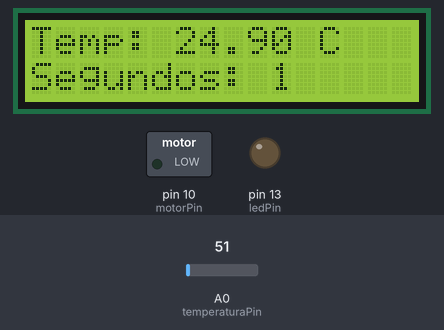
Recording of a sketch running on a simulated Arduino Uno, built with avr-gcc and run on an emulated ATmega328P. On the bench: 16×2 character LCD, switched loads named in the sketch (green lamp = pin HIGH), output pins drawn as LEDs (lit = HIGH). Dashed ring = blinking. The inputs (shaded band) are chosen by the test bench; at power-on: A0 (temperaturaPin) = 51.

Above: at 1.2 s.
1.3 s: A0 (temperaturaPin) set to 25
At 2.8 s:
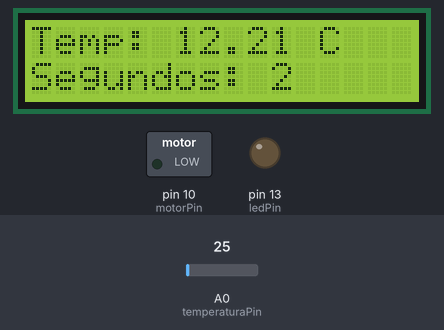
4.5 s: A0 (temperaturaPin) set to 22
At 5.8 s:
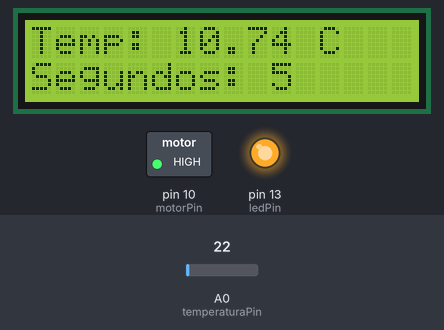
8.6 s: A0 (temperaturaPin) set to 15
At 10.8 s:
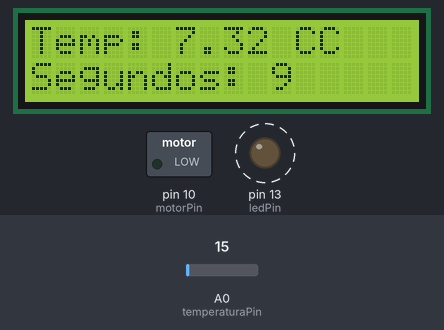
Timing chart, 0 to 18.7 s (numbered marks = the images above; inputs shaded):
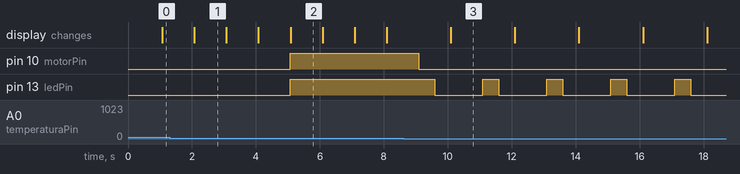

Measured:
- the behaviour switches between 23 and 22 on A0 (temperaturaPin) (found by bisection; images 1 and 2)
- after the input at 4.5 s, pin 10 (motorPin), pin 13 (ledPin): LOW → HIGH after 0.58 s
- after the input at 8.6 s, pin 10 (motorPin): HIGH → LOW after 0.49 s; pin 13 (ledPin): alternates HIGH for 0.50 s and LOW for 1.5 s, starting after 0.99 s; the display: changes after 1.5 s (image 3)
- what the display in image 1 shows lasts 1.0 s, from 2.1 s to 3.1 s

The sketch:

rutinas_arduino.ino
```cpp
#include <LiquidCrystal.h>

const int ledPin = 13;
const int motorPin = 10;
const int temperaturaPin = A0;

int segundos = 0;
float temperaturaC = 0.0;
LiquidCrystal lcd(12, 11, 5, 4, 3, 2);

void setup() {
  lcd.begin(16, 2);
  lcd.print("Temp: ");
  pinMode(ledPin, OUTPUT);
  pinMode(motorPin, OUTPUT);
}

void loop() {
  int lecturaTemperatura = analogRead(temperaturaPin);
  temperaturaC = (lecturaTemperatura * 5.0 * 100.0) / 1024.0;

  if (temperaturaC <= 10.0) {
    digitalWrite(ledPin, HIGH);
    digitalWrite(motorPin, LOW);
    delay(500);
    digitalWrite(ledPin, LOW);
    delay(500);
  } else if (temperaturaC >= 11.0 && temperaturaC <= 25.0) {
    digitalWrite(ledPin, LOW);
    digitalWrite(motorPin, LOW);
  } else {
    digitalWrite(ledPin, HIGH);
    digitalWrite(motorPin, HIGH);
  }

  lcd.setCursor(6, 0);
  lcd.print(temperaturaC);
  lcd.print(" C");
  lcd.setCursor(0, 1);
  lcd.print("Segundos: ");
  lcd.print(segundos);
  delay(1000);
  segundos++;
}
```
